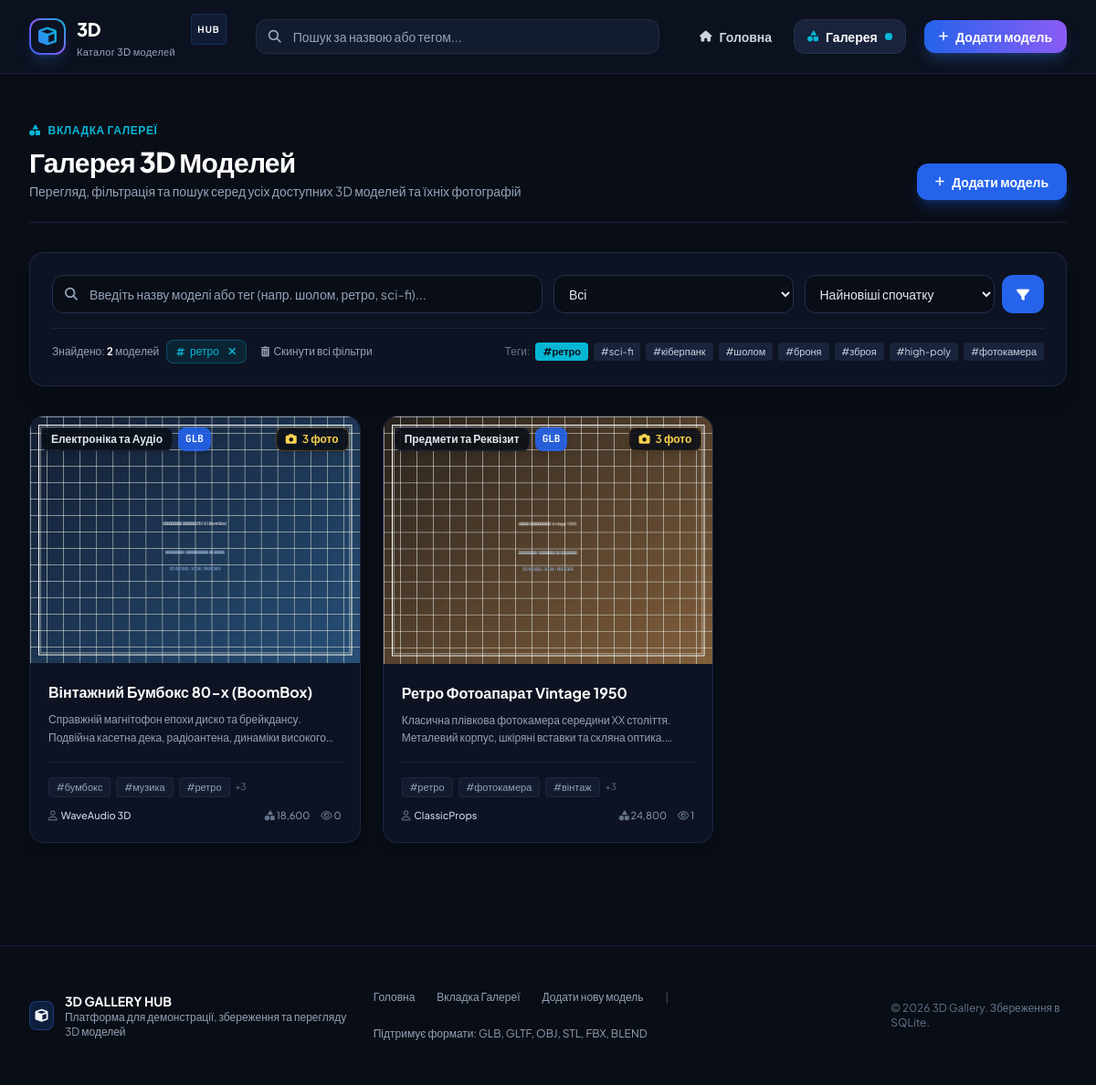
Screenshot of /gallery?tag=ретро with the database file from the repository.
### tables this page shows
CREATE TABLE models (
            id INTEGER PRIMARY KEY AUTOINCREMENT,
            title TEXT NOT NULL,
            description TEXT,
            category TEXT DEFAULT 'Загальне',
            tags TEXT,
            thumbnail TEXT,
            model_file TEXT,
            file_format TEXT,
            file_size INTEGER DEFAULT 0,
            poly_count TEXT,
            author TEXT DEFAULT 'Автор',
            views INTEGER DEFAULT 0,
            created_at TIMESTAMP DEFAULT CURRENT_TIMESTAMP,
            updated_at TIMESTAMP DEFAULT CURRENT_TIMESTAMP
        );

### app.py (the view)
@app.route('/gallery')
def gallery():
    search_query = request.args.get('q', '').strip()
    tag = request.args.get('tag', '').strip()
    category = request.args.get('category', '').strip()
    sort_by = request.args.get('sort', 'newest')
    models = database.get_all_models(
        search_query=search_query,
        tag=tag,
        category=category,
        sort_by=sort_by
    )
    popular_tags = database.get_all_tags()[:20]
    return render_template(
        'gallery.html',
        models=models,
        search_query=search_query,
        current_tag=tag,
        current_category=category,
        current_sort=sort_by,
        popular_tags=popular_tags,
        total_results=len(models)
    )

### app.py (called while the page is built)
@app.context_processor
def inject_global_data():
    categories = [
        'Всі',
        'Персонажі та Екіпірування',
        'Предмети та Реквізит',
        'Іграшки та Сувеніри',
        'Електроніка та Аудіо',
        'Архітектура та Інтер\'єр',
        'Транспорт та Техніка',
        'Природа та Їжа',
        'Зброя та Мілітарі',
        'Інше'
    ]
    return {
        'all_categories': categories,
        'current_year': datetime.now().year
    }

### database.py (called while the page is built)
def get_db_connection():
    conn = sqlite3.connect(DB_PATH)
    conn.row_factory = sqlite3.Row
    conn.execute("PRAGMA foreign_keys = ON")
    conn.create_function("lower", 1, lambda s: str(s).lower() if s is not None else "")
    return conn

def get_all_tags():
    conn = get_db_connection()
    rows = conn.execute('SELECT tags FROM models WHERE tags IS NOT NULL AND tags != ""').fetchall()
    conn.close()
    tag_counts = {}
    for row in rows:
        tags_raw = row['tags'].split(',')
        for t in tags_raw:
            cleaned = t.strip()
            if cleaned:
                tag_counts[cleaned] = tag_counts.get(cleaned, 0) + 1
    sorted_tags = sorted(tag_counts.items(), key=lambda x: x[1], reverse=True)
    return sorted_tags

### templates/gallery.html (shortened to what this page needs)
{% extends 'base.html' %}
{% block content %}
<div class="max-w-7xl mx-auto px-4 sm:px-6 lg:px-8 py-8 space-y-8">
    <div class="flex flex-col md:flex-row md:items-end justify-between gap-4 border-b border-dark-800 pb-6">
        <div>
            <div class="inline-flex items-center gap-2 text-xs font-bold uppercase tracking-wider text-accent-cyan mb-2">
                <i class="fa-solid fa-shapes"></i> Вкладка Галереї
            </div>
            <h1 class="text-3xl font-extrabold text-white tracking-tight">
                Галерея 3D Моделей
            </h1>
            <p class="text-sm text-slate-400 mt-1">
                Перегляд, фільтрація та пошук серед усіх доступних 3D моделей та їхніх фотографій
            </p>
        </div>
        <a href="{{ url_for('add_model') }}" class="inline-flex items-center gap-2 px-5 py-2.5 rounded-xl bg-brand-600 hover:bg-brand-500 text-white font-bold text-sm shadow-lg shadow-brand-600/30 transition-all hover:scale-[1.02] self-start md:self-auto">
            <i class="fa-solid fa-plus text-xs"></i>
            <span>Додати модель</span>
        </a>
    </div>
    <div class="bg-dark-900 border border-dark-700/80 rounded-2xl p-4 sm:p-6 shadow-xl space-y-4">
        <form action="{{ url_for('gallery') }}" method="GET" class="grid grid-cols-1 md:grid-cols-12 gap-3">
            <div class="md:col-span-6 relative">
                <i class="fa-solid fa-magnifying-glass absolute left-3.5 top-1/2 -translate-y-1/2 text-slate-400 text-sm"></i>
                <input
                    type="text"
                    name="q"
                    id="gallery-search-input"
                    value="{{ search_query }}"
                    placeholder="Введіть назву моделі або тег (напр. шолом, ретро, sci-fi)..."
                    class="w-full pl-10 pr-10 py-2.5 bg-dark-950 border border-dark-700 rounded-xl text-sm text-white placeholder-slate-400 focus:outline-none focus:border-brand-500 focus:ring-2 focus:ring-brand-500/20"
                >
            </div>
            <div class="md:col-span-3">
                <select
                    name="category"
                    onchange="this.form.submit()"
                    class="w-full py-2.5 px-3 bg-dark-950 border border-dark-700 rounded-xl text-sm text-slate-200 focus:outline-none focus:border-brand-500 cursor-pointer"
                >
                    {% for cat in all_categories %}
                    <option value="{% if cat != 'Всі' %}{{ cat }}{% endif %}" {% if current_category == cat or (not current_category and cat == 'Всі') %}selected{% endif %}>
                        {{ cat }}
                    </option>
                    {% endfor %}
                </select>
            </div>
            <div class="md:col-span-3 flex gap-2">
                <select
                    name="sort"
                    onchange="this.form.submit()"
                    class="w-full py-2.5 px-3 bg-dark-950 border border-dark-700 rounded-xl text-sm text-slate-200 focus:outline-none focus:border-brand-500 cursor-pointer"
                >
                    <option value="newest" {% if current_sort == 'newest' %}selected{% endif %}>Найновіші спочатку</option>
                </select>
                <button type="submit" class="px-4 py-2.5 bg-brand-600 hover:bg-brand-500 text-white rounded-xl text-sm font-semibold transition-colors shrink-0">
                    <i class="fa-solid fa-filter"></i>
                </button>
            </div>
        </form>
        <div class="flex flex-wrap items-center justify-between gap-3 pt-3 border-t border-dark-800 text-xs">
            <div class="flex flex-wrap items-center gap-2">
                <span class="text-slate-400">Знайдено: <strong class="text-white font-mono">{{ total_results }}</strong> моделей</span>
                {% if current_tag %}
                <span class="inline-flex items-center gap-1.5 px-2.5 py-1 rounded-lg bg-accent-cyan/10 border border-accent-cyan/30 text-accent-cyan">
                    <i class="fa-solid fa-hashtag text-[10px]"></i> {{ current_tag }}
                    <a href="{{ url_for('gallery', q=search_query, category=current_category, sort=current_sort) }}" class="hover:text-white ml-1">
                        <i class="fa-solid fa-xmark"></i>
                    </a>
                </span>
                {% endif %}
                {% if search_query or current_tag or (current_category and current_category != 'Всі') %}
                <a href="{{ url_for('gallery') }}" class="text-slate-400 hover:text-rose-400 font-medium ml-2 transition-colors">
                    <i class="fa-solid fa-trash-can text-[11px] mr-1"></i>Скинути всі фільтри
                </a>
                {% endif %}
            </div>
            <div class="flex flex-wrap items-center gap-1.5">
                <span class="text-slate-500">Теги:</span>
                {% for t, count in popular_tags[:8] %}
                <a href="{{ url_for('gallery', tag=t, category=current_category) }}"
                   class="px-2 py-0.5 rounded text-[11px] {% if current_tag == t %}bg-accent-cyan text-dark-950 font-bold{% else %}bg-dark-800 text-slate-300 hover:text-white hover:bg-dark-700{% endif %} transition-colors">
                    #{{ t }}
                </a>
                {% endfor %}
            </div>
        </div>
    </div>
    {% if models %}
    <div class="grid grid-cols-1 sm:grid-cols-2 lg:grid-cols-3 gap-6">
        {% for model in models %}
        <article class="group bg-dark-900 border border-dark-700/70 hover:border-brand-500/50 rounded-2xl overflow-hidden shadow-lg hover:shadow-brand-500/10 transition-all duration-300 flex flex-col">
            <div class="relative aspect-[4/3] bg-dark-950 overflow-hidden">
                {% if model.thumbnail %}
                <img
                    src="{{ url_for('static', filename=model.thumbnail.replace('static/', '')) }}"
                    alt="{{ model.title }}"
                    class="w-full h-full object-cover group-hover:scale-105 transition-transform duration-500"
                    loading="lazy"
                >
                {% else %}
                <div class="w-full h-full flex flex-col items-center justify-center text-slate-500 bg-dark-900">
                    <i class="fa-solid fa-cube text-4xl mb-2"></i>
                    <span class="text-xs">Без обкладинки</span>
                </div>
                {% endif %}
                <div class="absolute top-3 left-3 flex flex-wrap gap-1.5">
                    <span class="px-2.5 py-1 rounded-lg text-xs font-semibold bg-dark-950/85 backdrop-blur-md text-slate-200 border border-dark-700/60 shadow-md">
                        {{ model.category }}
                    </span>
                    {% if model.file_format %}
                    <span class="px-2 py-1 rounded-lg text-[11px] font-mono font-bold bg-brand-600/90 text-white shadow-md">
                        {{ model.file_format }}
                    </span>
                    {% endif %}
                </div>
                <div class="absolute top-3 right-3 flex items-center gap-1.5 px-2.5 py-1 rounded-lg text-xs font-semibold bg-dark-950/85 backdrop-blur-md text-amber-300 border border-amber-500/30 shadow-md">
                    <i class="fa-solid fa-camera"></i>
                    <span>{{ model.photo_count }} фото</span>
                </div>
            </div>
            <div class="p-5 flex-1 flex flex-col justify-between">
                <div>
                    <h3 class="text-base font-bold text-white group-hover:text-brand-400 transition-colors line-clamp-1">
                        <a href="{{ url_for('model_detail', model_id=model.id) }}">
                            {{ model.title }}
                        </a>
                    </h3>
                    <p class="mt-2 text-xs text-slate-400 line-clamp-2 leading-relaxed">
                        {{ model.description or 'Опис відсутній.' }}
                    </p>
                </div>
                <div class="mt-4 pt-4 border-t border-dark-800">
                    {% if model.tags %}
                    <div class="flex flex-wrap gap-1.5 mb-3">
                        {% for tag in model.tags.split(',')[:3] %}
                        <a href="{{ url_for('gallery', tag=tag.strip(), category=current_category) }}" class="text-[11px] text-slate-400 hover:text-brand-300 bg-dark-850 hover:bg-dark-800 px-2 py-0.5 rounded border border-dark-700/60 transition-colors">
                            #{{ tag.strip() }}
                        </a>
                        {% endfor %}
                        {% if model.tags.split(',')|length > 3 %}
                        <span class="text-[10px] text-slate-500 self-center">+{{ model.tags.split(',')|length - 3 }}</span>
                        {% endif %}
                    </div>
                    {% endif %}
                    <div class="flex items-center justify-between text-[11px] text-slate-400">
                        <span class="flex items-center gap-1 text-slate-300 font-medium">
                            <i class="fa-regular fa-user text-slate-500"></i> {{ model.author }}
                        </span>
                        <div class="flex items-center gap-3">
                            <span><i class="fa-solid fa-shapes text-slate-500"></i> {{ model.poly_count or 'N/A' }}</span>
                            <span><i class="fa-regular fa-eye text-slate-500"></i> {{ model.views }}</span>
                        </div>
                    </div>
                </div>
            </div>
        </article>
        {% endfor %}
    </div>
    {% endif %}
</div>
{% endblock %}

### rows the page displays
models: thumbnail (picture), category "Електроніка та Аудіо", file_format "GLB", photo_count "3", title "Вінтажний Бумбокс 80-х (BoomBox)", description "Справжній магнітофон епохи диско та брейкдансу. Подвійна касетна дека, радіоантена, динаміки…", strip "бумбокс" "музика" "ретро", tags.split|length "3", author "WaveAudio 3D", poly_count "18,600", views "0"
models: thumbnail (picture), category "Предмети та Реквізит", file_format "GLB", photo_count "3", title "Ретро Фотоапарат Vintage 1950", description "Класична плівкова фотокамера середини XX століття. Металевий корпус, шкіряні вставки та скляна…", strip "ретро" "фотокамера" "вінтаж", tags.split|length "3", author "ClassicProps", poly_count "24,800", views "1"

### other values shown
{{ total_results }} "2"
{{ current_tag }} "ретро"
{{ t }} "ретро" "sci-fi" "кіберпанк" "шолом" "броня" "зброя" "high-poly" "фотокамера"
form field category "Всі"
